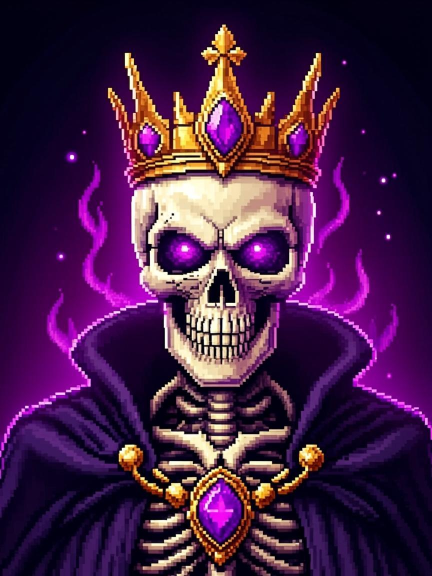
#> input picture assets/casino/gen_A.png, 864 x 1152 px, found by its file name (shown at 1/2 size)
$ python gen_casino_cards.py
#> lines starting #> are read from the running program, lines starting #| are printed output that depends on the picture
#!/usr/bin/env python3
# v1.5.15 «Таверна Тьмы»: сборка казино-ассетов из AI-генерации.
# 52 карты блэкджека (В=Псалмопевец, Д=Плакальщик, К=Владыка Тлена, А=Лич)
# + рубашка + иконки рулетки + силуэт падальщика + фон таверны.
# СПРАЙТЫ ГРИДА НЕ ТРОГАЮТСЯ — всё складывается в assets/casino/.
from PIL import Image, ImageDraw, ImageFont, ImageOps
import os

DIR = '/home/z/my-project/game-repo/assets/casino'
F_BOLD = '/usr/share/fonts/truetype/dejavu/DejaVuSans-Bold.ttf'
CW, CH = 150, 210
RANKS = ['A', '2', '3', '4', '5', '6', '7', '8', '9', '10', 'В', 'Д', 'К']
SUITS = ['\u2660', '\u2665', '\u2666', '\u2663']   # ♠ ♥ ♦ ♣
SUIT_COL = {0: (216, 210, 196), 1: (190, 40, 40), 2: (190, 40, 40), 3: (216, 210, 196)}
BONE = (216, 203, 168)
EDGE = (138, 122, 85)
INNER = (32, 27, 19)

def card_base():
    im = Image.new('RGBA', (CW, CH), (0, 0, 0, 0))
#> im: PIL image 150x210 RGBA; every value is 0
    d = ImageDraw.Draw(im)
    d.rounded_rectangle((0, 0, CW - 1, CH - 1), 14, fill=BONE + (255,))
    d.rounded_rectangle((4, 4, CW - 5, CH - 5), 11, fill=INNER + (255,), outline=EDGE + (255,), width=2)
    return im, d

def corner(im, rank, suit, cx, cy, rot=False):
    col = SUIT_COL[suit] + (255,)
    f1 = ImageFont.truetype(F_BOLD, 24 if rank != '10' else 20)
    f2 = ImageFont.truetype(F_BOLD, 18)
    tile = Image.new('RGBA', (64, 84), (0, 0, 0, 0))
    t2 = ImageDraw.Draw(tile)
    t2.text((32, 2), rank, font=f1, fill=col, anchor='ma')
    t2.text((32, 32), SUITS[suit], font=f2, fill=col, anchor='ma')
    if rot:
        tile = tile.rotate(180)
    im.alpha_composite(tile, (cx - 32, cy - 42))

def paste_art(im, art_path, box):
    art = Image.open(art_path).convert('RGB')
    w, h = art.size
    s = min(w, h)
    top = int((h - s) * 0.18)   # берём чуть выше центра — лица выше
    art = art.crop((0, top, w, top + s)).resize((box[2] - box[0], box[3] - box[1]), Image.LANCZOS)
    mask = Image.new('L', (box[2] - box[0], box[3] - box[1]), 0)
    ImageDraw.Draw(mask).rounded_rectangle((0, 0, box[2] - box[0] - 1, box[3] - box[1] - 1), 8, fill=255)
    im.paste(art, (box[0], box[1]), mask)
    d = ImageDraw.Draw(im)
    d.rounded_rectangle(box, 8, outline=EDGE + (255,), width=2)

ARTS = {'В': 'gen_J.png', 'Д': 'gen_Q.png', 'К': 'gen_K.png', 'A': 'gen_A.png'}
L, Rt, T, B, mY = 46, CW - 46, 36, CH - 36, CH // 2
cx = CW // 2
PIPS = {
    2: [(cx, T), (cx, B)],
    3: [(cx, T), (cx, mY), (cx, B)],
    4: [(L, T), (Rt, T), (L, B), (Rt, B)],
    5: [(L, T), (Rt, T), (cx, mY), (L, B), (Rt, B)],
    6: [(L, T), (Rt, T), (L, mY), (Rt, mY), (L, B), (Rt, B)],
    7: [(L, T), (Rt, T), (cx, (T + mY) // 2), (L, mY), (Rt, mY), (L, B), (Rt, B)],
    8: [(L, T), (Rt, T), (cx, (T + mY) // 2), (L, mY), (Rt, mY), (cx, (mY + B) // 2), (L, B), (Rt, B)],
    9: [(L, T), (Rt, T), (L, T + 46), (Rt, T + 46), (cx, mY), (L, B - 46), (Rt, B - 46), (L, B), (Rt, B)],
    10: [(L, T), (Rt, T), (cx, T + 23), (L, T + 46), (Rt, T + 46), (L, B - 46), (Rt, B - 46), (cx, B - 23), (L, B), (Rt, B)],
}

for s in range(4):
    for r in range(13):
        rank = RANKS[r]
        im, d = card_base()
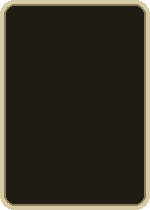
#> im: PIL image 150x210 RGBA; mean R, G, B, A 52.3, 46.2, 34.6, 253.5; transparent parts drawn white
        box = (26, 26, CW - 26, CH - 26)
        if rank in ARTS:
            paste_art(im, os.path.join(DIR, ARTS[rank]), box)
#> in paste_art, art is the input picture: PIL image 864x1152 RGB; mean R, G, B 69.8, 30.8, 70.8
#> in paste_art, `art = art.crop((0, top, w, top + s)).resize((box[2] - box[0], box[3] -..`:
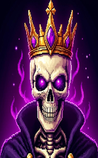
#> art: PIL image 98x158 RGB; mean R, G, B 79.2, 34.4, 78.5
#> in paste_art, `mask = Image.new('L', (box[2] - box[0], box[3] - box[1]), 0)`: mask: PIL image 98x158 L; every value is 0
#> in paste_art, `ImageDraw.Draw(mask).rounded_rectangle((0, 0, box[2] - box[0] - 1, box..`:
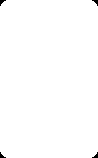
#> mask: PIL image 98x158 L; 99.6% white; 4 black regions (4 under 20 px)
#> in paste_art, `im.paste(art, (box[0], box[1]), mask)`:
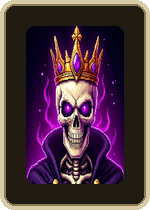
#> im: PIL image 150x210 RGBA; mean R, G, B, A 75.5, 49.8, 63.8, 253.5; transparent parts drawn white
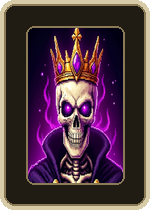
#> im: PIL image 150x210 RGBA; mean R, G, B, A 78.9, 53.2, 65.3, 253.5; transparent parts drawn white
            d.text((cx, CH - 30), SUITS[s], font=ImageFont.truetype(F_BOLD, 17), fill=SUIT_COL[s] + (255,), anchor='ma')
        else:
            fp = ImageFont.truetype(F_BOLD, 22)
            for (px, py) in PIPS[r + 1]:
                glyph = SUITS[s]
                if py > mY + 1:
                    tile = Image.new('RGBA', (44, 50), (0, 0, 0, 0))
                    ImageDraw.Draw(tile).text((22, 2), glyph, font=fp, fill=SUIT_COL[s] + (255,), anchor='ma')
                    tile = tile.rotate(180)
                    im.alpha_composite(tile, (px - 22, py - 25))
                else:
                    d.text((px, py), glyph, font=fp, fill=SUIT_COL[s] + (255,), anchor='ma')
        corner(im, rank, s, 24, 26)
#> in corner, `tile = Image.new('RGBA', (64, 84), (0, 0, 0, 0))`: tile: PIL image 64x84 RGBA; every value is 0
#> in corner, `im.alpha_composite(tile, (cx - 32, cy - 42))`:
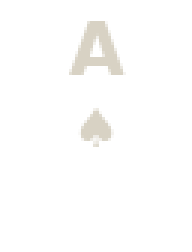
#> tile: PIL image 64x84 RGBA (shown 3 times larger); mean R, G, B, A 12.3, 11.9, 11.1, 11.6; transparent parts drawn white
        corner(im, rank, s, CW - 24, CH - 26, rot=True)
#> call 2 of corner, with rank = 'A', suit = 0, cx = 126, cy = 184, rot = True
#> in corner (call 2), `tile = tile.rotate(180)`:
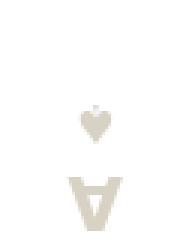
#> tile: PIL image 64x84 RGBA (shown 3 times larger); mean R, G, B, A 12.3, 11.9, 11.1, 11.6; transparent parts drawn white
        im.save(os.path.join(DIR, f'bj_{r}_{s}.png'))

# ---------------- РУБАШКА ----------------
im, d = card_base()
for i in range(-CH, CW + CH, 20):
    d.line([(i, 0), (i + CH, CH)], fill=(70, 62, 45), width=3)
    d.line([(i + CH, 0), (i, CH)], fill=(52, 46, 33), width=3)
# медальон с черепом из AI-иконки
skull = extract = None
#> (the run stopped early here; a loop or call above may not have finished)
